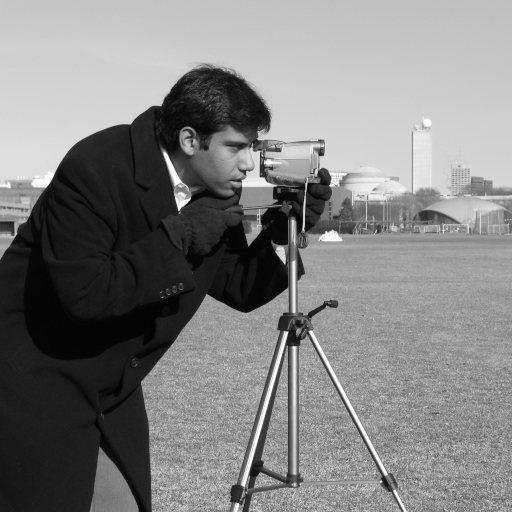
#> input picture skimage.data.camera(), 512 x 512 px
$ jupyter execute --allow-errors W01A_vision_systems_images.ipynb
#> lines starting #> are read from the running program, lines starting #| are printed output that depends on the picture
### resources/scripts/cvhelpers.py
"""Shared helpers for the Machine Vision course notebooks.

Usage (after the setup cell has cloned the repository):

    import sys
    sys.path.append("resources/scripts")
    from cvhelpers import show, concept_map, image_grid, interactive
"""

import numpy as np
import matplotlib.pyplot as plt
import cv2

try:
    import ipywidgets as widgets
    from ipywidgets import interact
    HAS_WIDGETS = True
except Exception:
    HAS_WIDGETS = False


# [68 lines left out: functions show, concept_map, image_grid, plot_histogram, not called in this run]


# ---------------------------------------------------------------------------
# Course-wide utilities (paths, downloads, diagrams, quizzes, self-checks)
# ---------------------------------------------------------------------------

import hashlib
import os
import time
import urllib.request
from pathlib import Path

# CI sets MV_SMOKE=1: notebooks shrink datasets and epochs so every cell still
# runs end to end on a CPU runner. Students never need to set it.
SMOKE = os.environ.get("MV_SMOKE", "0") == "1"
# MV_NO_WIDGETS=1 renders widgets statically without shrinking anything (for headless full-size test runs).
STATIC = SMOKE or os.environ.get("MV_NO_WIDGETS", "0") == "1"


def repo_root():
    """Absolute path of the repository root."""
    return Path(__file__).resolve().parents[2]


def data_dir(*parts):
    """Folder for downloaded datasets (git-ignored), created on demand."""
    path = repo_root().joinpath("data", *parts)
    path.mkdir(parents=True, exist_ok=True)
    return path


def download(url, dest, retries=3):
    """Download `url` to `dest` once; later calls reuse the cached file."""
    dest = Path(dest)
    if dest.exists() and dest.stat().st_size > 0:
        return dest
    dest.parent.mkdir(parents=True, exist_ok=True)
    tmp = dest.with_name(dest.name + ".part")
    for attempt in range(1, retries + 1):
        try:
            print(f"Downloading {url}")
            with urllib.request.urlopen(url, timeout=60) as r, open(tmp, "wb") as f:
                total = int(r.headers.get("Content-Length", 0))
                done, next_report = 0, 0.1
                while chunk := r.read(1 << 20):
                    f.write(chunk)
                    done += len(chunk)
                    if total and done / total >= next_report:
                        print(f"  {done / 1e6:6.1f} / {total / 1e6:.1f} MB")
                        next_report += 0.1
            tmp.replace(dest)
            return dest
        except Exception as exc:  # noqa: BLE001 - report and retry any network error
            print(f"  attempt {attempt} failed: {exc}")
            time.sleep(2 ** attempt)
    raise RuntimeError(f"Could not download {url}. Check your internet connection.")


def pipeline_diagram(stages, title=None, colors=None, notes=None, ax=None,
                     figsize=None, fontsize=10):
    """Draw a left-to-right block diagram, e.g. ["image", "filter", "feature"].

    `notes` is an optional list of small captions drawn under each block.
    """
#> called with figsize = (18, 2.6), fontsize = 10
    n = len(stages)
    colors = colors or ["#e8f0fe"] * n
    own_fig = ax is None
    if own_fig:
        _, ax = plt.subplots(figsize=figsize or (2.3 * n, 2.0))
    ax.set_xlim(0, n)
    ax.set_ylim(0, 1)
    ax.axis("off")
    for i, s in enumerate(stages):
        ax.text(i + 0.5, 0.6, s, ha="center", va="center", fontsize=fontsize,
                bbox=dict(boxstyle="round,pad=0.5", fc=colors[i], ec="#5f6368", lw=1.3))
        if notes and notes[i]:
            ax.text(i + 0.5, 0.18, notes[i], ha="center", va="center",
                    fontsize=fontsize - 2, color="#5f6368", style="italic")
        if i < n - 1:
            ax.annotate("", xy=(i + 1.12, 0.6), xytext=(i + 0.88, 0.6),
                        arrowprops=dict(arrowstyle="-|>", color="#5f6368", lw=1.6))
    if title:
        ax.set_title(title, fontsize=fontsize + 2, fontweight="bold")
    if own_fig:
        plt.tight_layout()
        plt.show()
    return ax


# [5 lines left out: function youtube, not called in this run]


def _answer_key(question, option):
    return hashlib.sha256(f"{question}|{option}".encode()).hexdigest()[:10]


def quiz(questions, title="Quick check"):
    """Auto-marked multiple-choice quiz.

    Each question is a dict with keys `q`, `options`, `answer` (the answer key
    of the correct option, so the answer is not readable in the notebook) and
    `explain` (shown after the student checks their choice).
    """
    if not HAS_WIDGETS or STATIC:  # static text version (no front end in CI)
        print(title)
        for i, item in enumerate(questions, 1):
            print(f"\nQ{i}. {item['q']}")
            for opt in item["options"]:
                print(f"   - {opt}")
        return
    from IPython.display import display
    score = {}
    total = widgets.HTML()

    def refresh_total():
        total.value = (f"<b>Score: {sum(score.values())} / {len(questions)}</b>"
                       f" ({len(score)} answered)")

    rows = [widgets.HTML(f"<h3>{title}</h3>")]
    for i, item in enumerate(questions):
        choice = widgets.RadioButtons(options=item["options"], value=None,
                                      layout=widgets.Layout(width="max-content"))
        button = widgets.Button(description="Check", button_style="primary")
        feedback = widgets.HTML()

        # [10 lines left out: function on_click, not called in this run]

        button.on_click(on_click)
        rows += [widgets.HTML(f"<b>Q{i + 1}. {item['q']}</b>"), choice,
                 widgets.HBox([button, feedback])]
    refresh_total()
    rows.append(total)
    display(widgets.VBox(rows))


def check(name, test):
    """Run a self-check for an exercise and print a friendly verdict.

    `test` is a function that raises AssertionError with a hint when the
    student's answer is wrong. An exercise still left as `raise
    NotImplementedError` is reported as not attempted instead of failing.
    """
    try:
        test()
        print(f"✅ {name}: passed")
        return True
    except NotImplementedError:
        print(f"⏳ {name}: not attempted yet - complete the TODO above and re-run.")
    except AssertionError as exc:
        print(f"❌ {name}: {exc}")
    except Exception as exc:  # noqa: BLE001 - show any error as feedback
        print(f"❌ {name}: your code raised {type(exc).__name__}: {exc}")
    return False


def interact(func, **kwargs):
    """Drop-in for `ipywidgets.interact` that also works without a live front end.

    With widgets available, this is exactly `ipywidgets.interact`. In SMOKE/CI
    mode (headless runners, where widget messages can stall execution) or
    without ipywidgets, `func` is called once with the default values, so the
    cell still produces a static figure.
    """
    if HAS_WIDGETS and not STATIC:
        return widgets.interact(func, **kwargs)
    defaults = {}
    for name, spec in kwargs.items():
        if hasattr(spec, "value"):
            defaults[name] = spec.value
        elif isinstance(spec, (list, tuple)) and spec:
            defaults[name] = spec[0]
        else:
            defaults[name] = spec
    return func(**defaults)


OPENCV_SAMPLES = "https://raw.githubusercontent.com/opencv/opencv/4.x/samples/data/"


def opencv_sample(name):
    """Local path of an OpenCV sample file (e.g. "left01.jpg", "vtest.avi"), downloaded once.

    The OpenCV sample data is distributed with OpenCV under its open-source licence.
    """
    return download(OPENCV_SAMPLES + name, data_dir("opencv_samples") / name)


def load_sample(name, gray=False):
    """Load an OpenCV sample image as a BGR (or greyscale) NumPy array."""
    img = cv2.imread(str(opencv_sample(name)), cv2.IMREAD_GRAYSCALE if gray else cv2.IMREAD_COLOR)
    if img is None:
        raise IOError(f"Could not read sample image {name}")
    return img


# [4 lines left out: function show_rgb, not called in this run]

### notebooks/W01_images_colour/W01A_vision_systems_images.ipynb
# Week 01A — Machine Vision Systems and Digital Images

**MCTA 4364 Machine Vision** · Session 1 of Week 1 · 80 minutes

[](https://colab.research.google.com/github/hasanzaki/MCTA-4364-Machine-Vision/blob/main/notebooks/W01_images_colour/W01A_vision_systems_images.ipynb) [](https://kaggle.com/kernels/welcome?src=https://github.com/hasanzaki/MCTA-4364-Machine-Vision/blob/main/notebooks/W01_images_colour/W01A_vision_systems_images.ipynb)

Welcome to Machine Vision! A machine-vision system lets a machine **see, measure and decide**: inspect bottles on a
production line, guide a robot to pick a part, read a serial number, or count products. This first session explains what
such a system is made of and what a **digital image** really is: a grid of numbers produced by *sampling* and *quantising* light.

### Learning outcomes
By the end of this session you will be able to:
1. Name the components of a machine-vision system and describe typical industrial applications.
2. Explain **sampling** (resolution) and **quantisation** (bit depth), and recognise **aliasing** and **false contours**.
3. Handle images as NumPy arrays: shape, data type, coordinates, regions of interest (ROIs).
4. Avoid classic pitfalls: `uint8` overflow, BGR vs RGB, slow Python loops, lossy JPEG compression.
5. Build a first inspection check: *is the part present?*

### Session plan (80 min)
| Time | Section | Activity |
|---|---|---|
| 0–12 | 1 | What is a machine-vision system? |
| 12–25 | 2–3 | From light to numbers; images as arrays |
| 25–45 | 4–5 | Sampling, aliasing, quantisation (interactive) |
| 45–60 | 6–8 | Data types, basic operations, speed, file formats |
| 60–72 | 9 | Case study: part-presence inspection |
| 72–80 | 12 | Quiz and exit ticket |
| Home | 10–11 | Exercises with self-checks, webcam challenge |

**Prerequisites:** basic Python. Run **W00 Setup Check** first if you are working on your own laptop.

## 0. Setup

[cell 1]
# Setup: works in Google Colab, Kaggle, Jupyter/VS Code on your laptop, and CI.
import importlib.util
import os
import subprocess
import sys

REPO_URL = "https://github.com/hasanzaki/MCTA-4364-Machine-Vision.git"
if not os.path.exists("resources/scripts/cvhelpers.py"):
    if os.path.exists("../../resources/scripts/cvhelpers.py"):  # opened from its own folder
        os.chdir("../..")
    else:  # Colab / Kaggle: fetch the course helpers
        if not os.path.isdir("MCTA-4364-Machine-Vision"):
            subprocess.run(["git", "clone", "--depth", "1", REPO_URL], check=True)
        os.chdir("MCTA-4364-Machine-Vision")
print("Working directory:", os.getcwd())

# Install only what is missing. PyTorch is deliberately NOT pip-installed here:
# that would replace your laptop's CUDA build with a CPU-only one (see SETUP.md).
needed = {"cv2": "opencv-python", "skimage": "scikit-image", "ipywidgets": "ipywidgets",
          "matplotlib": "matplotlib", "scipy": "scipy", "plotly": "plotly"}
missing = [pkg for mod, pkg in needed.items() if importlib.util.find_spec(mod) is None]
if missing:
    subprocess.run([sys.executable, "-m", "pip", "install", "-q", *missing], check=True)
sys.path.append("resources/scripts")

[cell 2]
import time

import cv2
import ipywidgets as widgets
import matplotlib.pyplot as plt
import numpy as np
import plotly.graph_objects as go
import skimage.data

from cvhelpers import SMOKE, check, interact, load_sample, pipeline_diagram, quiz, show

plt.rcParams.update({"figure.dpi": 100, "axes.titlesize": 11})
print("OpenCV", cv2.__version__, "| NumPy", np.__version__)

## 1. What is a machine-vision system?

**Computer vision** is the science of extracting information from images. **Machine vision** is its engineering application
in industry and robotics: a *system* that images a scene under controlled conditions and turns the image into a **decision
or measurement that drives a machine**. Reliability, speed and repeatability matter as much as accuracy.

[cell 3]
pipeline_diagram(["Part /\nscene", "Lighting", "Lens\n(optics)", "Image\nsensor", "Interface\n(USB3, GigE)",
                  "Processing\n(PC, edge GPU)", "Decision", "Actuator\n/ PLC"],
                 colors=["#f1f3f4", "#fce8b2", "#fce8b2", "#fce8b2", "#e8f0fe", "#ceead6", "#ceead6", "#fad2cf"],
                 notes=["", "Week 2", "Week 2", "Week 1-2", "", "Weeks 3-13", "", "reject, pick, sort"],
                 title="Figure 1.1 - Components of a machine-vision system", figsize=(18, 2.6))

| Application | Question the system answers | Example | Course weeks |
|---|---|---|---|
| **Presence / absence** | Is the part (cap, label, screw) there? | bottle-cap check | 1, 4 |
| **Gauging / measurement** | How big is it, in millimetres? | hole diameter, gap width | 2, 4 |
| **Inspection / defects** | Is it scratched, cracked, contaminated? | PCB, weld, fabric | 3, 11 |
| **Identification** | What is it / what does it say? | barcode, OCR, colour sorting | 1, 5, 13 |
| **Guidance / localisation** | Where is it, and how is it oriented? | robot pick-and-place | 5, 8, 12 |
| **Counting and tracking** | How many, and where are they going? | conveyor counting, traffic | 8, 10 |

> **Machine vision vs human inspection.** A camera never gets tired, measures to a fraction of a pixel and can inspect
> thousands of parts per minute, but it only sees what its **lighting, optics and algorithms** were designed to see.
> Most failed vision projects fail because of the image, not the algorithm.

**Watch (optional, 10 min):** Shree Nayar's free lecture series *First Principles of Computer Vision* (Columbia University) starts with an
excellent overview of what vision systems do: [fpcv.cs.columbia.edu](https://fpcv.cs.columbia.edu/).

## 2. From light to numbers

A camera turns a continuous pattern of light $f(x, y)$ into a finite grid of integers $I[r, c]$ in two steps:

1. **Sampling** (spatial): the sensor measures light only at a grid of **pixels**, spaced $\Delta$ apart. More pixels = higher **resolution**.
2. **Quantisation** (intensity): each measured brightness is rounded to one of $2^b$ levels. $b$ is the **bit depth**
   (8 bits = 256 grey levels).

$$ I[r, c] = Q\big(f(c\,\Delta,\; r\,\Delta)\big), \qquad Q(v) = \text{round}\left(\frac{v}{v_\text{max}}(2^b - 1)\right) $$

[cell 4]
t = np.linspace(0, 1, 1000)
signal = 0.5 + 0.4 * np.sin(2 * np.pi * 3 * t) + 0.08 * np.sin(2 * np.pi * 11 * t)
ts = np.linspace(0, 1, 25)
samples = np.interp(ts, t, signal)
levels = 8
quantised = np.round(samples * (levels - 1)) / (levels - 1)
fig, axes = plt.subplots(1, 3, figsize=(17, 3.8), sharey=True)
axes[0].plot(t, signal, lw=2); axes[0].set_title("continuous light intensity f(x)")
axes[1].plot(t, signal, color="#9aa0a6"); axes[1].stem(ts, samples, basefmt=" ")
axes[1].set_title("sampling: measure at 25 pixel positions")
axes[2].plot(t, signal, color="#9aa0a6")
axes[2].step(ts, quantised, where="mid", color="#d93025", lw=2)
for q in np.linspace(0, 1, levels):
    axes[2].axhline(q, color="#e8eaed", lw=0.8, zorder=0)
axes[2].set_title(f"quantisation: round to {levels} levels (3 bits)")
for ax in axes:
    ax.set_xlabel("position x"); ax.grid(alpha=0.2)
axes[0].set_ylabel("intensity")
plt.suptitle("Figure 2.1 - Sampling and quantisation of a 1D brightness profile", fontweight="bold")
plt.tight_layout(); plt.show()
#> after `plt.tight_layout()`:
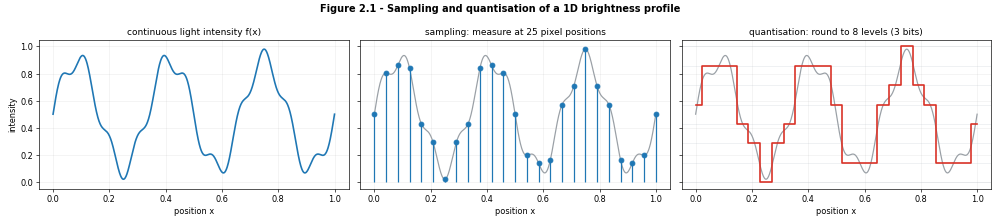
#> figure drawn by matplotlib, 3 panels; panel 1: curve peaks at x = 0.75, y = 0.98

**Figure 2.2 — Zooming into an image until the numbers appear.** Every digital image is ultimately a table of integers.

[cell 5]
cam = skimage.data.camera()          # 512x512 greyscale, public domain
#> cam is the input picture: shape (512, 512); min 0, max 255, mean 129.1
r0, c0 = 180, 240
fig, axes = plt.subplots(1, 3, figsize=(17, 5.6))
axes[0].imshow(cam, cmap="gray"); axes[0].add_patch(plt.Rectangle((c0, r0), 40, 40, fill=False, ec="#fbbc04", lw=2))
axes[0].set_title("512 x 512 image")
patch = cam[r0:r0 + 40, c0:c0 + 40]
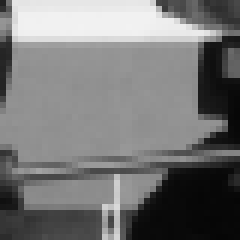
#> patch: shape (40, 40) (shown 6 times larger); min 6, max 242, mean 118.6
axes[1].imshow(patch, cmap="gray"); axes[1].add_patch(plt.Rectangle((14.5, 14.5), 10, 10, fill=False, ec="#d93025", lw=2))
axes[1].set_title("40 x 40 zoom: individual pixels visible")
tiny = patch[15:25, 15:25]
axes[2].imshow(tiny, cmap="gray", vmin=0, vmax=255)
for (i, j), v in np.ndenumerate(tiny):
    axes[2].text(j, i, str(v), ha="center", va="center", fontsize=8, color="w" if v < 128 else "k")
#> this loop made 100 passes
#> (i, j, v) on passes 2 to 9: (0, 1, 144), (0, 2, 144), (0, 3, 147), (0, 4, 148), (0, 5, 145), (0, 6, 144), (0, 7, 145), (0, 8, 147)
axes[2].set_title("10 x 10 pixels: the numbers the computer sees")
for ax in axes:
    ax.set_xticks([]); ax.set_yticks([])
plt.tight_layout(); plt.show()
#> after `plt.tight_layout()`:
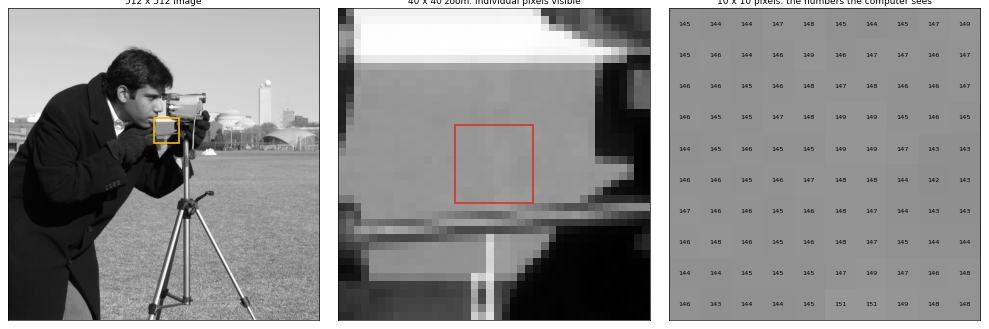
#> figure drawn by matplotlib, 3 panels

## 3. Images are NumPy arrays

| Image type | NumPy shape | Typical `dtype` | Value range |
|---|---|---|---|
| greyscale | `(H, W)` | `uint8` | 0–255 |
| colour (OpenCV) | `(H, W, 3)`, channel order **B, G, R** | `uint8` | 0–255 |
| industrial 12-bit camera | `(H, W)` | `uint16` | 0–4095 |
| after processing | any | `float32` | often 0–1 |

**Coordinates.** NumPy indexes `img[row, column]` = `img[y, x]`, with the origin at the **top-left** corner and *y pointing down*.
OpenCV drawing functions take points as `(x, y)`. Mixing the two up is the most common beginner bug.

#> (a cell that did not finish here is left out)

print("type :", type(img))
print("shape:", img.shape, "-> H, W, C")
print("dtype:", img.dtype, "| min", img.min(), "| max", img.max())
print("pixel at row 100, column 200 (B, G, R):", img[100, 200])

fig, axes = plt.subplots(1, 2, figsize=(15, 5.2))
axes[0].imshow(cv2.cvtColor(img, cv2.COLOR_BGR2RGB))
axes[0].annotate("", xy=(150, 0), xytext=(0, 0), arrowprops=dict(arrowstyle="-|>", color="#d93025", lw=3))
axes[0].annotate("", xy=(0, 120), xytext=(0, 0), arrowprops=dict(arrowstyle="-|>", color="#1a73e8", lw=3))
axes[0].text(155, 12, "x = column (img[:, x])", color="#d93025", fontweight="bold")
axes[0].text(8, 130, "y = row\n(img[y, :])", color="#1a73e8", fontweight="bold")
axes[0].plot(200, 100, "o", ms=12, mfc="none", mec="#fbbc04", mew=3)
axes[0].text(210, 95, "img[100, 200]", color="#fbbc04", fontweight="bold")
axes[0].set_title("Image coordinates: origin top-left, y points DOWN")

ax = axes[1]; ax.axis("off"); ax.set_xlim(0, 10); ax.set_ylim(0, 7)
for k, (name, color) in enumerate([("R (index 2)", "#f28b82"), ("G (index 1)", "#81c995"), ("B (index 0)", "#8ab4f8")]):
    ax.add_patch(plt.Rectangle((2 + 0.5 * k, 1 + 0.5 * k), 5, 4, fc=color, ec="k", alpha=0.9))
    ax.text(7.2 + 0.5 * k, 1.2 + 0.5 * k, name, fontsize=10)
ax.text(4.5, 0.4, "W = 413 columns", ha="center"); ax.text(1.4, 3, "H = 356\nrows", ha="center")
ax.set_title("Memory layout: H x W x 3 (OpenCV order B, G, R)")
plt.suptitle("Figure 3.1 - Coordinates and channels", fontweight="bold")
plt.tight_layout(); plt.show()

**Regions of interest (ROIs)** are simply slices. A slice is a *view*: changing it changes the original image unless you `.copy()` it.

#> (a cell that did not finish here is left out)

## 4. Sampling, resolution and aliasing

**Resolution** is the number of samples. Fewer samples lose fine detail. Worse, detail finer than two pixels does not simply
disappear: it turns into false, coarser patterns called **aliasing** (moiré). The **Nyquist–Shannon sampling theorem** says a pattern
must be sampled at least twice per period to be represented faithfully. Cameras use an optical anti-aliasing filter, and software
should **blur before downsampling** (`cv2.INTER_AREA` or a Gaussian pyramid, Week 5).

[cell 8]
factors = [1, 4, 8, 16, 32]
fig, axes = plt.subplots(1, len(factors), figsize=(19, 4))
for ax, f in zip(axes, factors):
    small = cv2.resize(cam, (512 // f, 512 // f), interpolation=cv2.INTER_AREA)
    ax.imshow(cv2.resize(small, (512, 512), interpolation=cv2.INTER_NEAREST), cmap="gray")
    ax.set_title(f"{512 // f} x {512 // f} pixels"); ax.axis("off")
#> this loop made 5 passes
#> pass 2, `small = cv2.resize(cam, (512 // f, 512 // f), interpolation=cv2.INTER_..`:
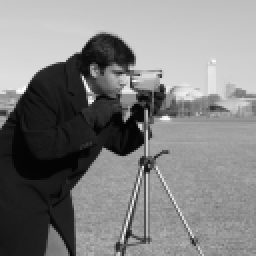
#> small: shape (128, 128) (shown 2 times larger); min 3, max 253, mean 129.1
#> pass 3, `small = cv2.resize(cam, (512 // f, 512 // f), interpolation=cv2.INTER_..`:
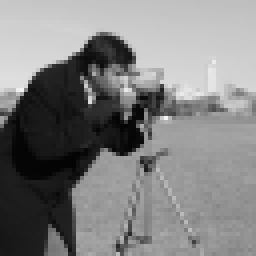
#> small: shape (64, 64) (shown 4 times larger); min 3, max 244, mean 129.1
plt.suptitle("Figure 4.1 - Spatial resolution: the same scene with fewer and fewer samples", fontweight="bold")
plt.tight_layout(); plt.show()
#> after `plt.tight_layout()`:
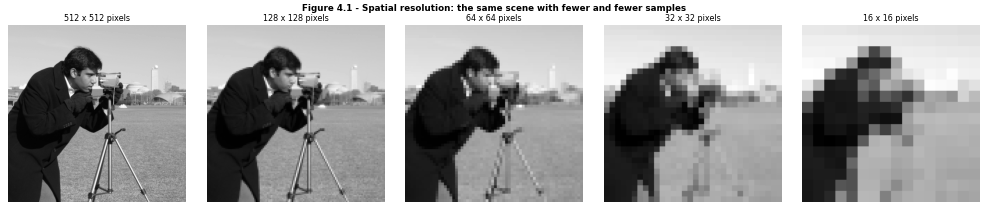
#> figure drawn by matplotlib, 5 panels

[cell 9]
# A "zone plate": concentric rings whose frequency increases towards the edge
yy, xx = np.mgrid[-1:1:1024j, -1:1:1024j]
zone = (0.5 + 0.5 * np.cos(180 * (xx ** 2 + yy ** 2))).astype(np.float32)
naive = zone[::8, ::8]                                            # keep every 8th pixel: no anti-aliasing
smooth = cv2.resize(cv2.GaussianBlur(zone, (0, 0), 4), (128, 128), interpolation=cv2.INTER_AREA)
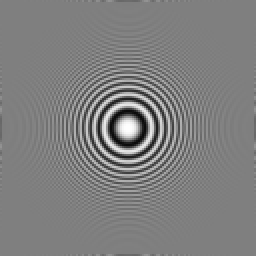
#> smooth: shape (128, 128) float32 (shown 2 times larger); min 0.0446, max 0.999, mean 0.5
fig, axes = plt.subplots(1, 3, figsize=(17, 5.4))
for ax, im, title in zip(axes, [zone, naive, smooth], ["original 1024 x 1024 (fine rings at the edge)",
                                                       "every 8th pixel: false rings (ALIASING)",
                                                       "blur first, then downsample: smooth grey"]):
    ax.imshow(im, cmap="gray", interpolation="nearest"); ax.set_title(title); ax.axis("off")
#> this loop made 3 passes
#> title on passes 2 to 3: 'every 8th pixel: false rings (ALIASING)', 'blur first, then downsample: smooth grey'
#> (the rest of the program and of its run is left out)
